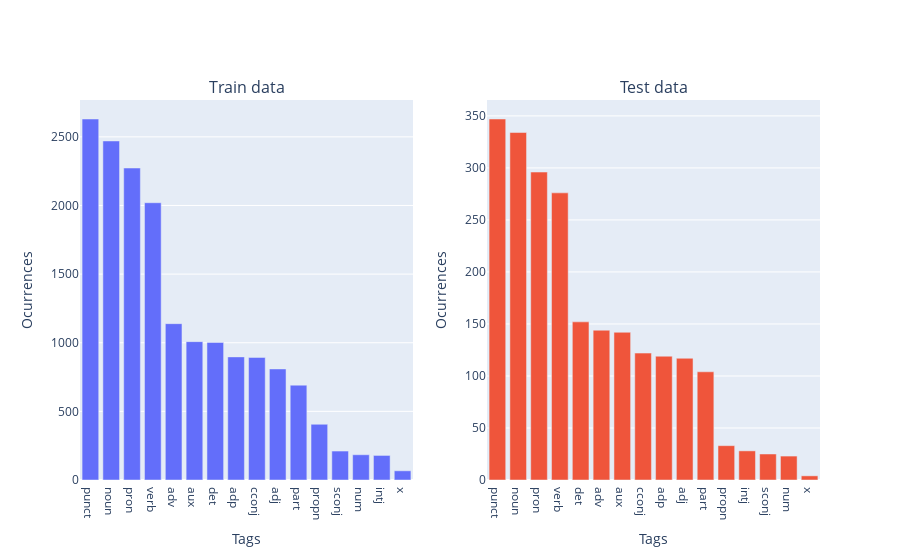

The cell this chart's notebook holds for it:
### Code cell
plot_frequency_of_("tags", train_tag_counts, test_tag_counts)

### Figure 1 — Plotly figure (JSON) as saved in the notebook; plotly's stock layout.template omitted (floating-point values rounded to 4 significant figures)
{"data": [{"type": "bar", "x": ["punct", "noun", "pron", "verb", "adv", "aux", "det", "adp", "cconj", "adj", "part", "propn", "sconj", "num", "intj", "x"], "xaxis": "x", "y": [2630, 2470, 2273, 2020, 1139, 1008, 1002, 897, 893, 809, 691, 406, 211, 184, 179, 67], "yaxis": "y"}, {"type": "bar", "x": ["punct", "noun", "pron", "verb", "det", "adv", "aux", "cconj", "adp", "adj", "part", "propn", "intj", "sconj", "num", "x"], "xaxis": "x2", "y": [347, 334, 296, 276, 152, 144, 142, 122, 119, 117, 104, 33, 28, 25, 23, 4], "yaxis": "y2"}], "layout": {"annotations": [{"font": {"size": 16}, "showarrow": false, "text": "Train data", "x": 0.225, "xanchor": "center", "xref": "paper", "y": 1, "yanchor": "bottom", "yref": "paper"}, {"font": {"size": 16}, "showarrow": false, "text": "Test data", "x": 0.775, "xanchor": "center", "xref": "paper", "y": 1, "yanchor": "bottom", "yref": "paper"}], "showlegend": false, "xaxis": {"anchor": "y", "domain": [0, 0.45], "title": {"text": "Tags"}}, "xaxis2": {"anchor": "y2", "domain": [0.55, 1], "title": {"text": "Tags"}}, "yaxis": {"anchor": "x", "domain": [0, 1], "title": {"text": "Ocurrences"}}, "yaxis2": {"anchor": "x2", "domain": [0, 1], "title": {"text": "Ocurrences"}}}}
